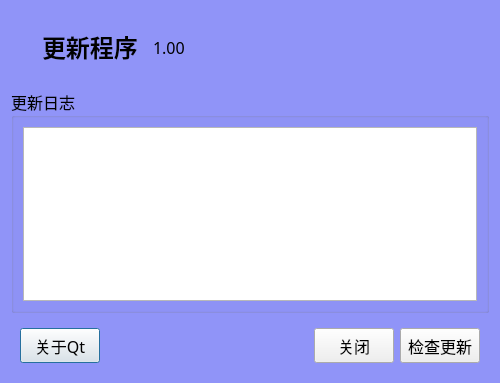
<?xml version="1.0" encoding="UTF-8"?>
<ui version="4.0">
 <class>clsWKUpdateWindow</class>
 <widget class="QDialog" name="clsWKUpdateWindow">
  <property name="geometry">
   <rect>
    <x>0</x>
    <y>0</y>
    <width>500</width>
    <height>383</height>
   </rect>
  </property>
  <property name="minimumSize">
   <size>
    <width>500</width>
    <height>0</height>
   </size>
  </property>
  <property name="windowTitle">
   <string>Dialog</string>
  </property>
  <property name="styleSheet">
   <string notr="true">QDialog{
 background-color: rgb(144, 148, 248);
}</string>
  </property>
  <layout class="QVBoxLayout" name="verticalLayout">
   <item>
    <widget class="QFrame" name="frame_2">
     <property name="frameShape">
      <enum>QFrame::NoFrame</enum>
     </property>
     <property name="frameShadow">
      <enum>QFrame::Raised</enum>
     </property>
     <layout class="QHBoxLayout" name="horizontalLayout_2">
      <item>
       <widget class="QLabel" name="label_2">
        <property name="font">
         <font>
          <family>楷体</family>
         </font>
        </property>
        <property name="text">
         <string/>
        </property>
        <property name="pixmap">
         <pixmap resource="../3rd-party/QSimpleUpdater/etc/resources/qsimpleupdater.qrc">:/icons/update.png</pixmap>
        </property>
       </widget>
      </item>
      <item>
       <widget class="QFrame" name="frame_3">
        <property name="frameShape">
         <enum>QFrame::NoFrame</enum>
        </property>
        <property name="frameShadow">
         <enum>QFrame::Raised</enum>
        </property>
        <layout class="QVBoxLayout" name="verticalLayout_3">
         <item>
          <widget class="QLabel" name="label_3">
           <property name="font">
            <font>
             <family>楷体</family>
            </font>
           </property>
           <property name="text">
            <string>&lt;html&gt;&lt;head/&gt;&lt;body&gt;&lt;p&gt;&lt;span style=&quot; font-size:xx-large; font-weight:600;&quot;&gt;更新程序&lt;/span&gt;&lt;/p&gt;&lt;/body&gt;&lt;/html&gt;</string>
           </property>
          </widget>
         </item>
        </layout>
       </widget>
      </item>
      <item>
       <widget class="QLabel" name="lblVersion">
        <property name="font">
         <font>
          <family>楷体</family>
          <pointsize>12</pointsize>
         </font>
        </property>
        <property name="text">
         <string>1.00</string>
        </property>
       </widget>
      </item>
      <item>
       <spacer name="horizontalSpacer_2">
        <property name="orientation">
         <enum>Qt::Horizontal</enum>
        </property>
        <property name="sizeHint" stdset="0">
         <size>
          <width>40</width>
          <height>20</height>
         </size>
        </property>
       </spacer>
      </item>
     </layout>
    </widget>
   </item>
   <item>
    <widget class="QGroupBox" name="grpChangeLog">
     <property name="font">
      <font>
       <family>楷体</family>
       <pointsize>12</pointsize>
      </font>
     </property>
     <property name="title">
      <string>更新日志</string>
     </property>
     <layout class="QVBoxLayout" name="verticalLayout_2">
      <item>
       <widget class="QTextBrowser" name="changelogText">
        <property name="font">
         <font>
          <family>楷体</family>
          <pointsize>12</pointsize>
         </font>
        </property>
        <property name="readOnly">
         <bool>true</bool>
        </property>
        <property name="html">
         <string>&lt;!DOCTYPE HTML PUBLIC &quot;-//W3C//DTD HTML 4.0//EN&quot; &quot;http://www.w3.org/TR/REC-html40/strict.dtd&quot;&gt;
&lt;html&gt;&lt;head&gt;&lt;meta name=&quot;qrichtext&quot; content=&quot;1&quot; /&gt;&lt;style type=&quot;text/css&quot;&gt;
p, li { white-space: pre-wrap; }
&lt;/style&gt;&lt;/head&gt;&lt;body style=&quot; font-family:'楷体'; font-size:12pt; font-weight:400; font-style:normal;&quot;&gt;
&lt;p style=&quot;-qt-paragraph-type:empty; margin-top:0px; margin-bottom:0px; margin-left:0px; margin-right:0px; -qt-block-indent:0; text-indent:0px; font-family:'SimSun'; font-size:9pt;&quot;&gt;&lt;br /&gt;&lt;/p&gt;&lt;/body&gt;&lt;/html&gt;</string>
        </property>
       </widget>
      </item>
     </layout>
    </widget>
   </item>
   <item>
    <widget class="QFrame" name="frame">
     <property name="frameShape">
      <enum>QFrame::NoFrame</enum>
     </property>
     <property name="frameShadow">
      <enum>QFrame::Plain</enum>
     </property>
     <layout class="QHBoxLayout" name="horizontalLayout">
      <item>
       <widget class="QPushButton" name="btnAboutQt">
        <property name="minimumSize">
         <size>
          <width>0</width>
          <height>35</height>
         </size>
        </property>
        <property name="font">
         <font>
          <family>楷体</family>
          <pointsize>12</pointsize>
         </font>
        </property>
        <property name="text">
         <string>关于Qt</string>
        </property>
       </widget>
      </item>
      <item>
       <spacer name="horizontalSpacer">
        <property name="orientation">
         <enum>Qt::Horizontal</enum>
        </property>
        <property name="sizeHint" stdset="0">
         <size>
          <width>40</width>
          <height>20</height>
         </size>
        </property>
       </spacer>
      </item>
      <item>
       <widget class="QPushButton" name="btnClose">
        <property name="minimumSize">
         <size>
          <width>0</width>
          <height>35</height>
         </size>
        </property>
        <property name="font">
         <font>
          <family>楷体</family>
          <pointsize>12</pointsize>
         </font>
        </property>
        <property name="text">
         <string>关闭</string>
        </property>
       </widget>
      </item>
      <item>
       <widget class="QPushButton" name="btnCheckUpdate">
        <property name="minimumSize">
         <size>
          <width>0</width>
          <height>35</height>
         </size>
        </property>
        <property name="font">
         <font>
          <family>楷体</family>
          <pointsize>12</pointsize>
         </font>
        </property>
        <property name="text">
         <string>检查更新</string>
        </property>
       </widget>
      </item>
     </layout>
    </widget>
   </item>
  </layout>
 </widget>
 <resources>
  <include location="../3rd-party/QSimpleUpdater/etc/resources/qsimpleupdater.qrc"/>
 </resources>
 <connections/>
</ui>
